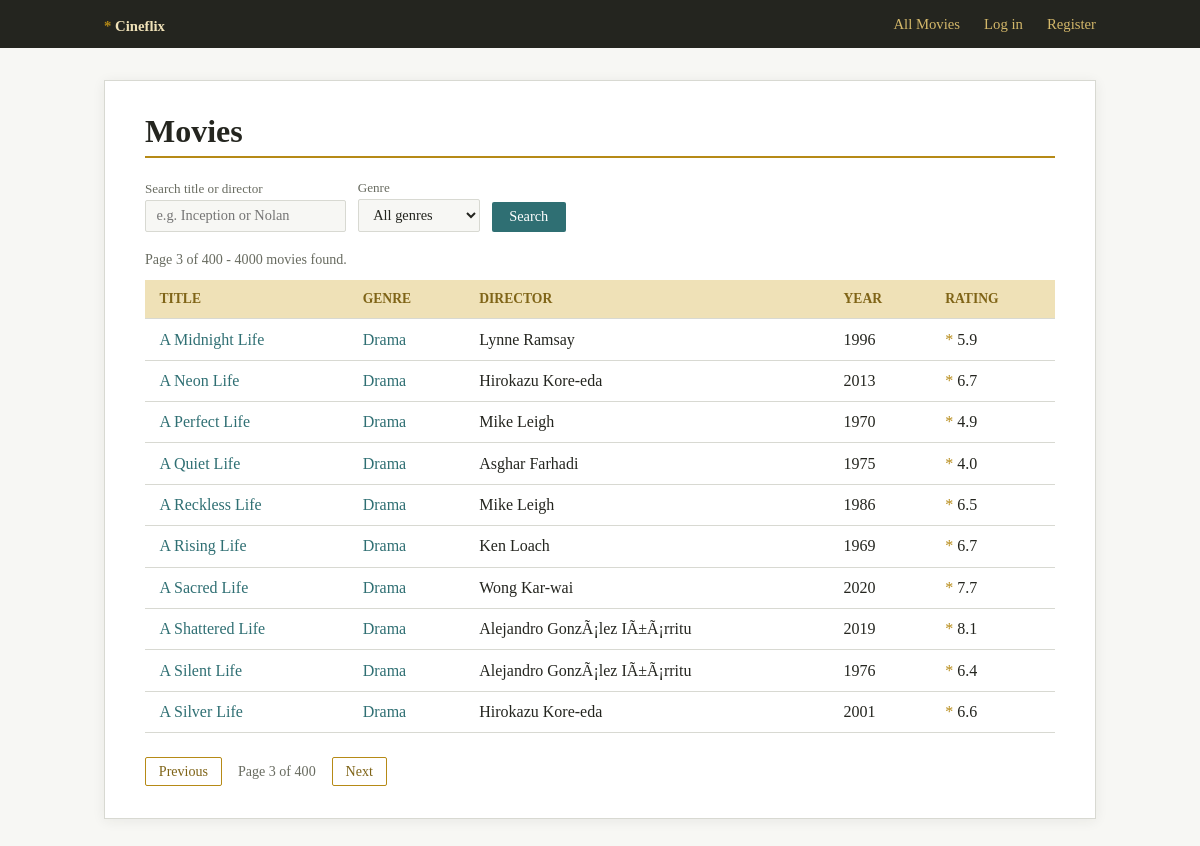
The app's page /movies/?page=3&search=&genre=, older data.
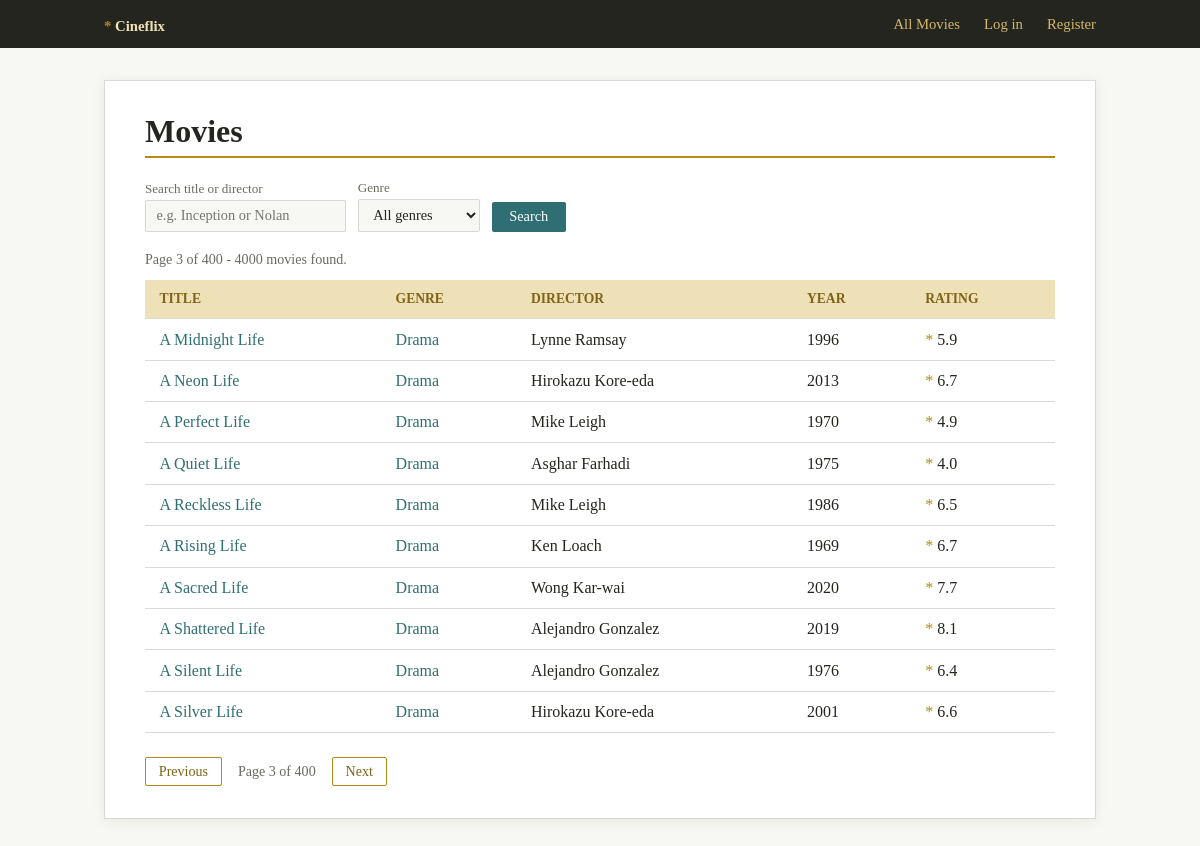
The same page, newer data.
### models.py (models this page shows)
class Movie(db.Model):
    __tablename__ = "movies"
    source_code = db.Column(db.String(20), primary_key=True)
    title = db.Column(db.String(180), nullable=False, index=True)
    genre_code = db.Column(db.String(12), db.ForeignKey("genres.code"), nullable=False, index=True)
    director = db.Column(db.String(120), index=True)
    year = db.Column(db.Integer, index=True)
    rating = db.Column(db.Float, index=True)
    runtime_minutes = db.Column(db.Integer)
    description = db.Column(db.Text)
    genre = db.relationship("Genre", back_populates="movies")
    @property
    def id(self):
        return self.source_code

class Genre(db.Model):
    __tablename__ = "genres"
    code = db.Column(db.String(12), primary_key=True)
    name = db.Column(db.String(80), nullable=False, unique=True)
    description = db.Column(db.Text, nullable=False, default="")
    movies = db.relationship("Movie", back_populates="genre", lazy="dynamic")

### app.py (the view)
    @app.route("/movies/")
    def movie_list():
        search = request.args.get("search", "").strip()
        genre_filter = request.args.get("genre", "").strip()
        query = Movie.query.join(Genre)
        if search:
            search_pattern = f"%{search}%"
            query = query.filter(
                or_(Movie.title.ilike(search_pattern), Movie.director.ilike(search_pattern))
            )
        if genre_filter:
            query = query.filter(Movie.genre_code == genre_filter)
        query = query.order_by(Movie.title)
        pagination = paginate_query(query, page_number())
        return render_template(
            "movie_list.html",
            movies=pagination["items"],
            pagination=pagination,
            genres=Genre.query.order_by(Genre.name).all(),
            search_query=search,
            genre_filter=genre_filter,
        )

### app.py (called while the page is built)
def register_template_helpers(app):
    @app.context_processor
    def inject_helpers():
        return {"current_user": current_username}

def current_username():
    return session.get("username")

def page_number():
    try:
        return max(1, int(request.args.get("page", 1)))
    except ValueError:
        abort(400)

def paginate_query(query, page, per_page=PER_PAGE):
    total = query.count()
    num_pages = max(1, math.ceil(total / per_page))
    page = min(page, num_pages)
    items = query.limit(per_page).offset((page - 1) * per_page).all()
    return {
        "items": items,
        "page": page,
        "num_pages": num_pages,
        "has_prev": page > 1,
        "has_next": page < num_pages,
        "prev_page": page - 1,
        "next_page": page + 1,
        "total": total,
    }

### templates/movie_list.html (shortened to what this page needs)
{% extends "base.html" %}
{% block content %}
  <h1>Movies</h1>
  <form method="get" action="{{ url_for('movie_list') }}">
    <div class="search-row">
      <div>
        <label for="search">Search title or director</label>
        <input id="search" name="search" type="text" value="{{ search_query }}" placeholder="e.g. Inception or Nolan">
      </div>
      <div>
        <label for="genre">Genre</label>
        <select id="genre" name="genre">
          <option value="">All genres</option>
        </select>
      </div>
      <div>
        <label>&nbsp;</label>
        <button type="submit" class="btn">Search</button>
      </div>
    </div>
  </form>
  <p class="meta">
    Page {{ pagination.page }} of {{ pagination.num_pages }} -
    {{ pagination.total }} movie{{ 's' if pagination.total != 1 }} found.
  </p>
  <table>
    <thead>
      <tr>
        <th>Title</th>
        <th>Genre</th>
        <th>Director</th>
        <th>Year</th>
        <th>Rating</th>
      </tr>
    </thead>
    <tbody>
      {% for movie in movies %}
        <tr>
          <td><a href="{{ url_for('movie_detail', movie_id=movie.id) }}">{{ movie.title }}</a></td>
          <td><a href="{{ url_for('genre_detail', genre_code=movie.genre.code) }}">{{ movie.genre.name }}</a></td>
          <td>{{ movie.director or '-' }}</td>
          <td>{{ movie.year }}</td>
          <td><span class="star">*</span> {{ movie.rating }}</td>
        </tr>
      {% else %}
        <tr>
          <td colspan="5">No movies found matching your search.</td>
        </tr>
      {% endfor %}
    </tbody>
  </table>
  <div class="pagination">
    {% if pagination.has_prev %}
      <a href="{{ url_for('movie_list', page=pagination.prev_page, search=search_query, genre=genre_filter) }}">Previous</a>
    {% endif %}
    <span>Page {{ pagination.page }} of {{ pagination.num_pages }}</span>
    {% if pagination.has_next %}
      <a href="{{ url_for('movie_list', page=pagination.next_page, search=search_query, genre=genre_filter) }}">Next</a>
    {% endif %}
  </div>
{% endblock %}

Row changes from the older to the newer data that the page shows:
changed Movie "A Shattered Life": director "Alejandro GonzÃ¡lez IÃ±Ã¡rritu" → "Alejandro Gonzalez"
changed Movie "A Silent Life": director "Alejandro GonzÃ¡lez IÃ±Ã¡rritu" → "Alejandro Gonzalez"
